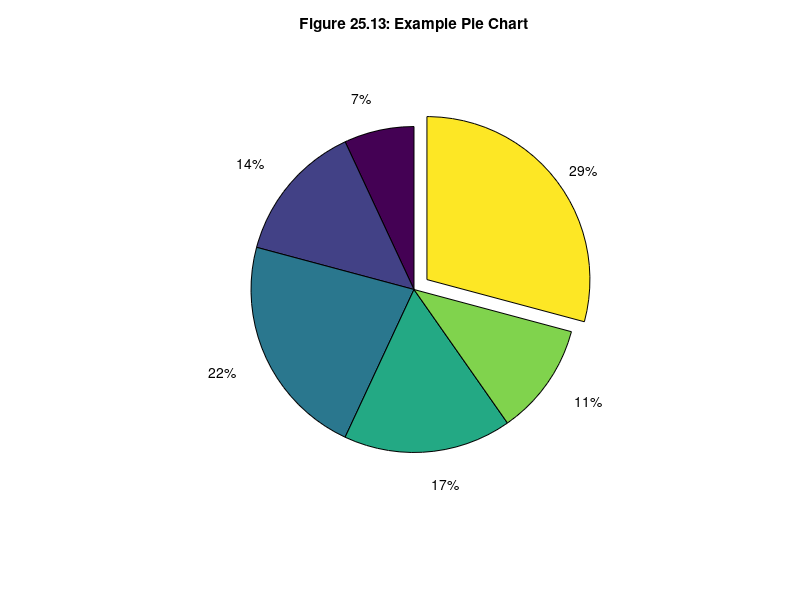

Recreate this plot in MATLAB.
a = [.5 1 1.6 1.2 .8 2.1];
pie(a,a==max(a)); % chart a and pull out the biggest slice
title('Figure 25.13: Example Pie Chart')
